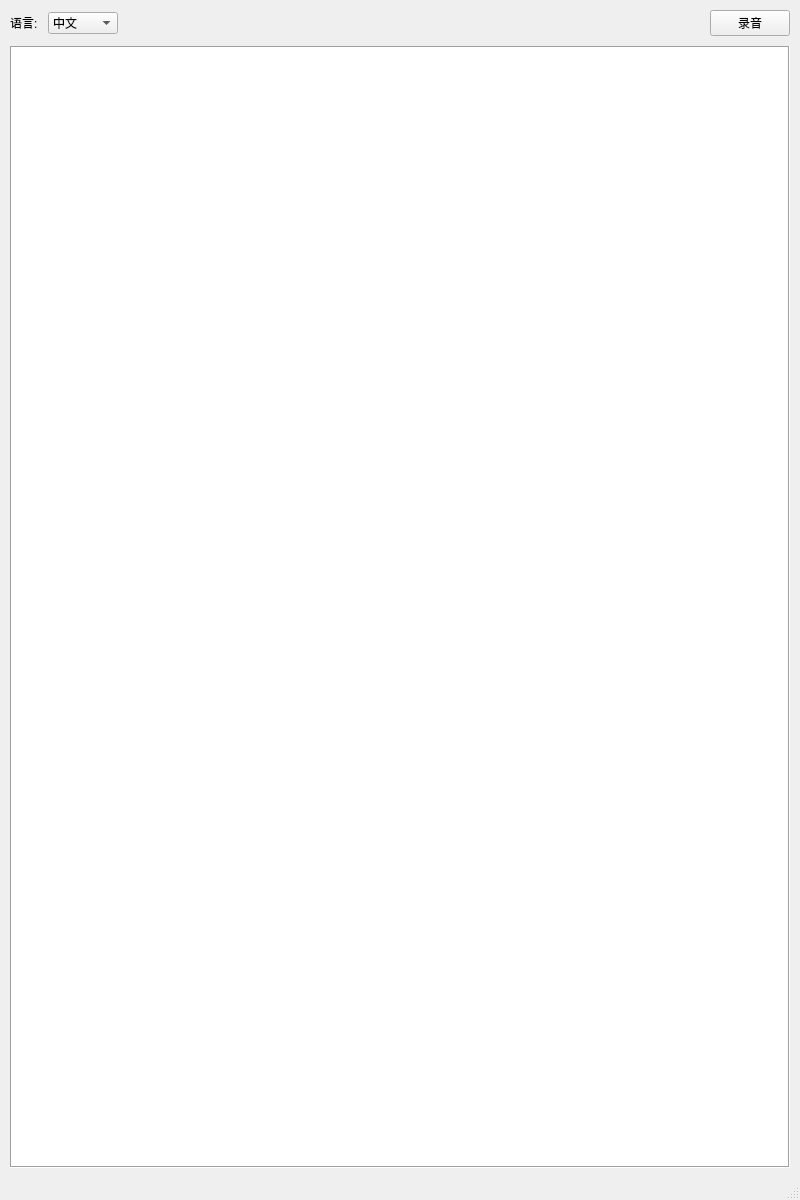
<?xml version="1.0" encoding="UTF-8"?>
<ui version="4.0">
 <class>MainWindow</class>
 <widget class="QMainWindow" name="MainWindow">
  <property name="geometry">
   <rect>
    <x>0</x>
    <y>0</y>
    <width>800</width>
    <height>1200</height>
   </rect>
  </property>
  <property name="windowTitle">
   <string>小智助手</string>
  </property>
  <widget class="QWidget" name="centralwidget">
   <layout class="QVBoxLayout" name="verticalLayout">
    <property name="spacing">
     <number>10</number>
    </property>
    <property name="leftMargin">
     <number>10</number>
    </property>
    <property name="topMargin">
     <number>10</number>
    </property>
    <property name="rightMargin">
     <number>10</number>
    </property>
    <property name="bottomMargin">
     <number>10</number>
    </property>
    <item>
     <layout class="QHBoxLayout" name="toolbarLayout">
      <item>
       <widget class="QLabel" name="languageLabel">
        <property name="text">
         <string>语言:</string>
        </property>
       </widget>
      </item>
      <item>
       <widget class="QComboBox" name="languageCombo">
        <item>
         <property name="text">
          <string>中文</string>
         </property>
        </item>
        <item>
         <property name="text">
          <string>English</string>
         </property>
        </item>
       </widget>
      </item>
      <item>
       <spacer name="horizontalSpacer">
        <property name="orientation">
         <enum>Qt::Horizontal</enum>
        </property>
        <property name="sizeHint" stdset="0">
         <size>
          <width>40</width>
          <height>20</height>
         </size>
        </property>
       </spacer>
      </item>
      <item>
       <widget class="QPushButton" name="recordButton">
        <property name="text">
         <string>录音</string>
        </property>
       </widget>
      </item>
     </layout>
    </item>
    <item>
     <widget class="QTextEdit" name="messageDisplay">
      <property name="readOnly">
       <bool>true</bool>
      </property>
      <property name="frameShape">
       <enum>QFrame::Box</enum>
      </property>
      <property name="frameShadow">
       <enum>QFrame::Sunken</enum>
      </property>
     </widget>
    </item>
   </layout>
  </widget>
  <widget class="QMenuBar" name="menubar">
   <property name="geometry">
    <rect>
     <x>0</x>
     <y>0</y>
     <width>800</width>
     <height>22</height>
    </rect>
   </property>
  </widget>
  <widget class="QStatusBar" name="statusbar"/>
 </widget>
 <resources/>
 <connections/>
</ui> 
